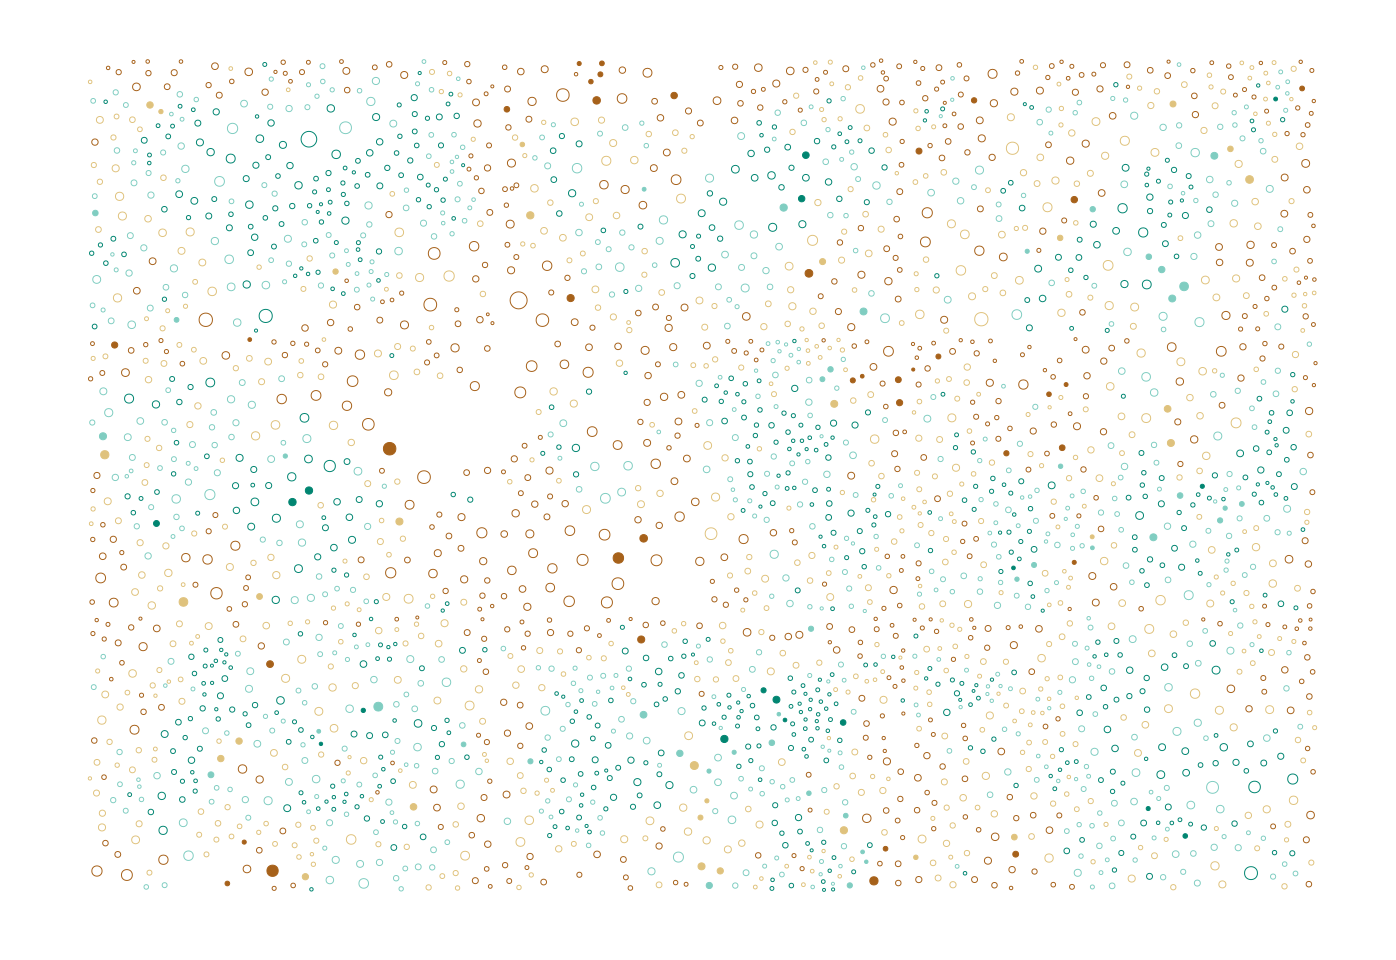

This chart was generated by the following R code:
library(singleCellFeatures)

data <- WellData(WellLocation("J107-2C", "H", 6))
data <- augmentImageLocation(data)

feat <- c("^Cells.Location_Center_X$",
          "^Cells.Location_Center_Y$",
          "^Cells.Location_Shifted_X$",
          "^Cells.Location_Shifted_Y$",
          "^Cells.Infection_IsInfected$",
          "^Cells.AreaShape_Area$",
          "^Cells.Intensity_MeanIntensity_CorrActin$")

data <- extractFeatures(data, select=feat)
data <- meltData(data)

data$mat$Cells$Binned <- cut_number(
  data$mat$Cells$Cells.Intensity_MeanIntensity_CorrActin, n=4)

pattern <- ggplot(data$mat$Cells, aes(x=Cells.Location_Shifted_X,
                           y=Cells.Location_Shifted_Y)) +
  geom_point(shape=21,
             aes(size=Cells.AreaShape_Area,
                 fill=factor(ifelse(
                   !data$mat$Cells$Cells.Infection_IsInfected,
                   NA,
                   data$mat$Cells$Binned)),
                 color=factor(data$mat$Cells$Binned))) +
  scale_fill_manual(values=c("#a6611a", "#dfc27d", "#80cdc1", "#018571"),
                    na.value=NA, guide="none") +
  scale_colour_manual(values=c("#a6611a", "#dfc27d", "#80cdc1", "#018571"),
                      guide="none") +
  scale_size_continuous(guide="none") +
  theme_bw() +
  theme(line=element_blank(),
        rect=element_blank(),
        strip.text=element_blank(),
        axis.text=element_blank(),
        plot.title=element_blank(),
        axis.title=element_blank())

ggsave(file="cover_pattern.svg", plot=pattern, width=14.55, height=10)
